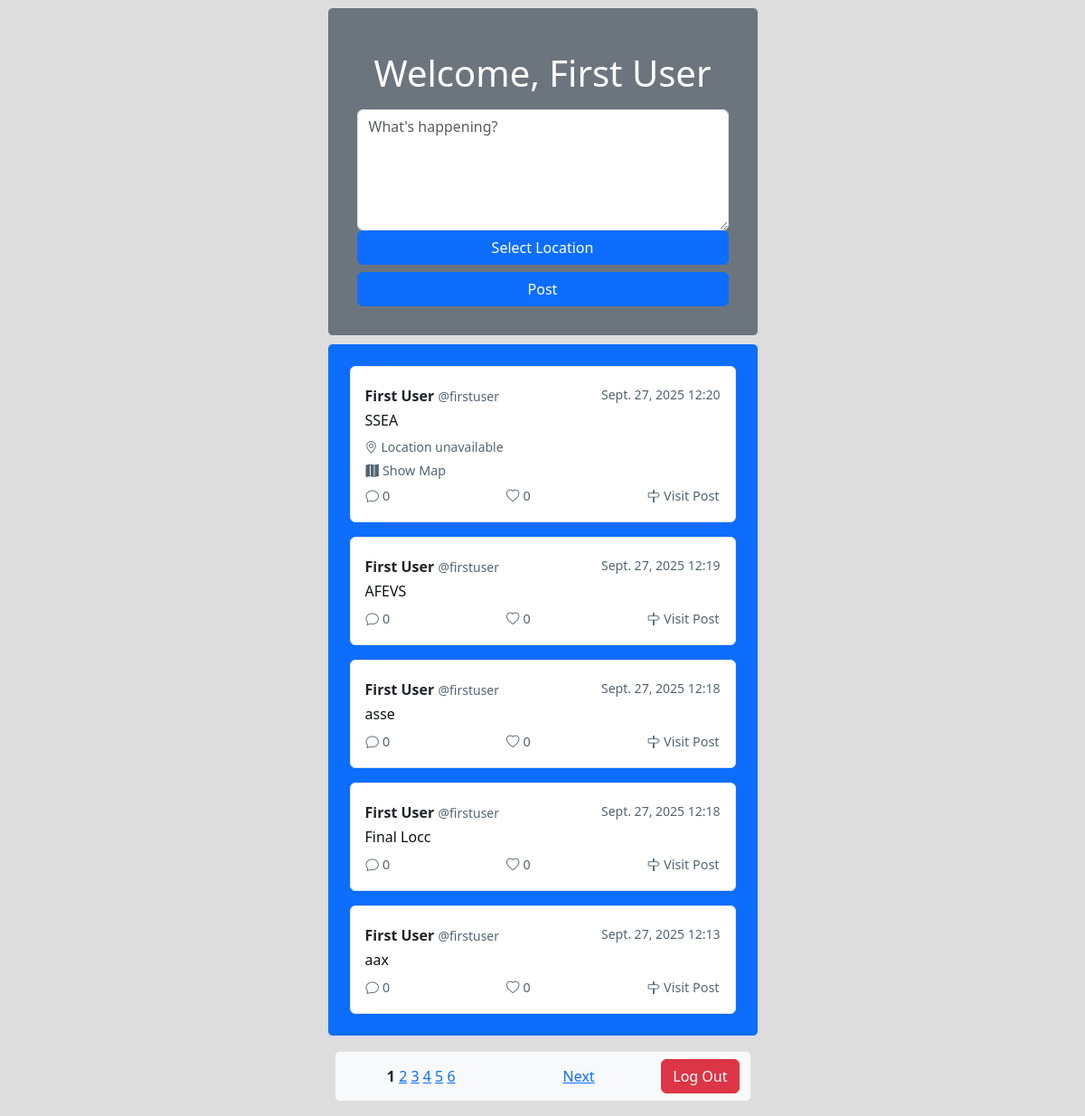
The app's page / (signed in), older data.
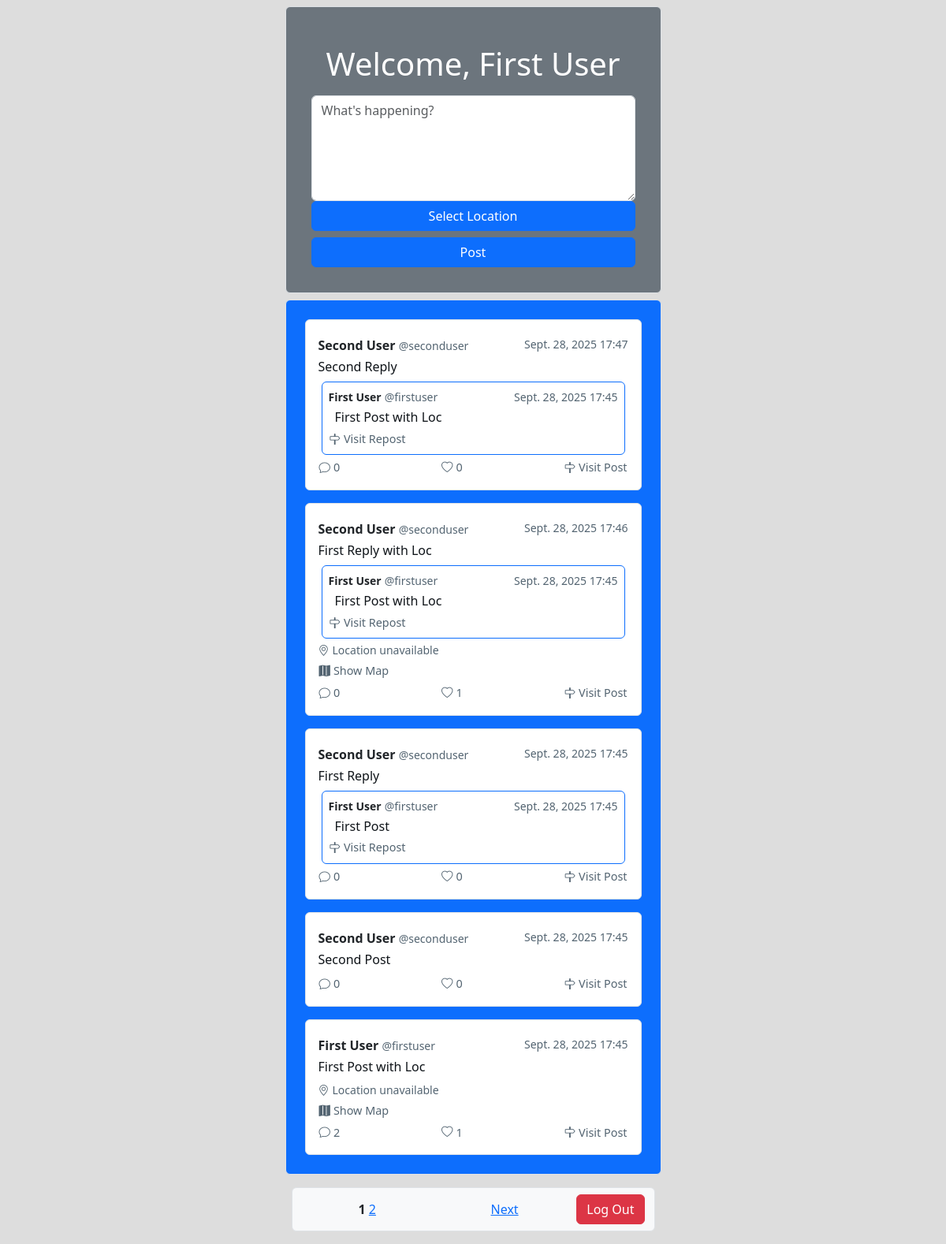
The same page, newer data.
### mainapp/models.py (models this page shows, shortened)
class User(AbstractUser):
    user_id = models.AutoField(primary_key=True)
    username = models.CharField(max_length=32, unique=True)
    email = models.EmailField(max_length=255)
    display_name = models.CharField(max_length=64)
    password = models.CharField(max_length=128)
    last_login = models.DateTimeField(blank=True, null=True)
    user_status = models.CharField(max_length=3, choices=Status.choices)
    created_at = models.DateTimeField(auto_now_add=True)
    class Meta:
        ordering = ["username"]
        verbose_name = "user"
        verbose_name_plural = "users"
        indexes = [
            models.Index(fields=["username"], name="username_idx"),
        ]

class Post(models.Model):
    post_id = models.AutoField(primary_key=True)
    post_content = models.CharField(max_length=140, blank=True)
    loc_lon = models.FloatField(blank=True, null=True)
    loc_lat = models.FloatField(blank=True, null=True)
    created_at = models.DateTimeField(auto_now_add=True)
    post_status = models.CharField(max_length=3, choices=Status.choices)
    liker_id = models.ManyToManyField(settings.AUTH_USER_MODEL, related_name="liked_posts", blank=True)
    poster_id = models.ForeignKey(
        settings.AUTH_USER_MODEL,
        on_delete=models.CASCADE,
        related_name="poster"
    )
    repost_id = models.ForeignKey(
        "self",
        on_delete=models.CASCADE,
        null=True, blank=True,
        related_name="repost"
    )
    class Meta:
        ordering = ["post_id"]
        verbose_name = "post"
        verbose_name_plural = "posts"
        indexes = [
            models.Index(fields=["post_id"], name="post_id_idx"),
        ]

### mainapp/views.py (the view, shortened to what this page needs)
# urls.py: path("", DashboardView.as_view(), name="dashboard"),
class DashboardView(LoginRequiredMixin, TemplateView):
    template_name = "dashboard.html"
    def get_context_data(self, **kwargs):
        context = super().get_context_data(**kwargs)
        posts = Post.objects.all().order_by("-post_id")
        page_number = self.request.GET.get("page", 1)
        paginator = Paginator(posts, 5)
        page_obj = paginator.get_page(page_number)
        context["posts"] = page_obj.object_list
        context["page_obj"] = page_obj
        context["form"] = PostForm(initial={"repost_val": ""})
        return context

### mainapp/forms.py
class PostForm(forms.ModelForm):
    post_content = forms.CharField(widget=forms.Textarea(attrs={"rows":"5"}), required=True)
    repost_val = forms.CharField(widget=forms.HiddenInput(), required=False)
    loc_lon = forms.FloatField(widget=forms.HiddenInput(), required=False)
    loc_lat = forms.FloatField(widget=forms.HiddenInput(), required=False)
    def __init__(self, *args, **kwargs):
        super().__init__(*args, **kwargs)
        self.fields["post_content"].widget.attrs.update({"class": "form-control", "placeholder": "What's happening?"})
    class Meta:
        model = Post
        fields = ["post_content", "loc_lon", "loc_lat"]

### mainapp/templates/dashboard.html (shortened to what this page needs)
{% extends "base/base.html" %}
{% block center_body %}
d-flex justify-content-center align-items-center
{% endblock %}
{% block content %}
<div class="text-bg-secondary p-4 m-2 border rounded rounded-lg">
  <h1 class="mt-4 text-center">Welcome, {{request.user.display_name}}</h1>
  <form
    method="post"
    class="d-grid justify-content-center align-items-end p-2"
    novalidate
  >
    {% csrf_token %} {{ form.post_content }}
    <a class="btn btn-primary map-open-btn" id="select_mymap" data-id="mymap">
      Select Location
    </a>
    <button type="submit" class="btn btn-primary mt-2" name="post">Post</button>
  </form>
</div>
<div class="bg-primary p-4 m-2 border rounded d-flex flex-column gap-3">
  {% for post in posts %}
  {% include "include/post_snippet.html" with post=post %}
  {% empty %} No posts available. {% endfor %}
</div>
<div
  class="d-flex justify-content-center align-items-center m-3 px-2 py-2 text-center bg-light border rounded"
>
  <div class="col">
    {% for num in page_obj.paginator.page_range %}
        {% if num == page_obj.number %}
    <strong>{{ num }}</strong>
    {% else %}
    <a href="?page={{ num }}">{{ num }}</a>
    {% endif %} {% endfor %}
  </div>
  {% if page_obj.has_next %}
  <div class="col">
    <a href="?page={{ page_obj.next_page_number }}">Next</a>
  </div>
  {% endif %}
  <button class="btn btn-danger mx-1" onclick="location.href = '/logout';">
    Log Out
  </button>
</div>
{% endblock %}

### mainapp/templates/base/base.html (shortened to what this page needs)
<!DOCTYPE html>
<html lang="en">
  <head>
    {% load static %}
    <link rel="stylesheet" href="{% static 'css/bootstrap.min.css' %}" />
    <link
      rel="stylesheet"
      href="https://cdn.jsdelivr.net/npm/bootstrap-icons@1.13.1/font/bootstrap-icons.min.css"
    />
    <link rel="stylesheet" href="{% static 'css/leaflet.css' %}" />
    <link rel="stylesheet" href="{% static 'css/post-snippet.css' %}" />
  </head>
  <body class="{% block center_body %}{% endblock %}">
    <div class="w-md-50 w-sm-100">{% block content %}{% endblock %}</div>
  </body>
</html>

### mainapp/templates/include/post_snippet.html (shortened to what this page needs)
<div class="post border rounded rounded-lg py-3 px-3" style="cursor: default">
  <div class="d-flex justify-content-between my-1">
    <span>
      <span class="fw-bold text-dark">{{ post.poster_id.display_name }}</span>
      <span class="text-muted">@{{ post.poster_id.username }}</span>
    </span>
    <span class="text-muted small"
      >{{ post.created_at.date }} {{ post.created_at.time|date:"H:i" }}</span
    >
  </div>
  <div class="post-text mb-2">{{ post.post_content }}</div>
  {% if post.repost_id and not detailed_repost%}
  <div class="border border-primary rounded m-1 p-2">
    <div class="d-flex justify-content-between">
      <span class="text-muted"
        ><span class="fw-bold text-dark me-1"
          >{{ post.repost_id.poster_id.display_name }}</span
        >@{{post.repost_id.poster_id.username }}
      </span>
      <span class="text-muted small">
        {{ post.repost_id.created_at.date }} {{ post.repost_id.created_at.time|date:"H:i" }}
      </span>
    </div>
    <div class="post-text my-1 ms-2">{{ post.repost_id.post_content }}</div>
    <div class="d-flex justify-content-between text-muted small action-bar">
      <button
        class="btn btn-link p-0 d-flex align-items-center text-decoration-none location-btn"
        onclick="location.href = '/post/{{ post.repost_id.post_id }}'"
      >
        <i class="bi bi-signpost me-1"></i>
        <span>Visit Repost</span>
      </button>
    </div>
  </div>
  {% endif %} {% if post.loc_lat %}
  <div class="text-muted small d-flex align-items-center mb-1">
    <i class="bi bi-geo-alt me-1"></i>
    <span
      id="location_snip_{{post.post_id}}"
      class="me-1"
      lat="{{post.loc_lat}}"
      lon="{{post.loc_lon}}"
      >Fetching City
    </span>
  </div>
  <div class="d-flex justify-content-between text-muted small action-bar mb-1">
    <button
      class="btn btn-link p-0 d-flex align-items-center text-decoration-none location-btn snipmap-open-btn"
      id="select_snip_{{ post.post_id }}"
      data-id="{{ post.post_id }}"
      snip-lat="{{post.loc_lat}}"
      snip-lon="{{post.loc_lon}}"
    >
      <i class="bi bi-map-fill me-1"></i> Show Map
    </button>
  </div>
  {% endif %}
  <div class="d-flex justify-content-between text-muted small action-bar">
    <button
      class="btn btn-link p-0 d-flex align-items-center text-decoration-none reply-btn"
      data-id="{{ post.post_id }}"
    >
      <i class="bi bi-chat me-1"></i>
      <span id="{{ post.post_id }}-post-count"> {{post.repost.count}}</span>
    </button>
    {% if request.user in post.liker_id.all %}
    <button
      class="btn btn-link p-0 d-flex align-items-center text-decoration-none like-btn active"
      data-id="{{ post.post_id }}"
    >
      <i class="bi bi-heart-fill me-1"></i>
      <span id="{{ post.post_id }}-like-count">{{post.liker_id.count}}</span>
    </button>
    {% else %}
    <button
      class="btn btn-link p-0 d-flex align-items-center text-decoration-none like-btn"
      data-id="{{ post.post_id }}"
    >
      <i class="bi bi-heart me-1"></i>
      <span id="{{ post.post_id }}-like-count">{{post.liker_id.count}}</span>
    </button>
    {% endif %} {% if not curr_post %}
    <button
      class="btn btn-link p-0 d-flex align-items-center text-decoration-none location-btn"
      onclick="location.href = '/post/{{ post.post_id }}'"
    >
      <i class="bi bi-signpost me-1"></i>
      <span>Visit Post</span>
    </button>
    {% endif %}
  </div>
</div>

### mainapp/static/css/post-snippet.css (style rules this page uses)
.post { background-color: #fff; font-family: system-ui, -apple-system, "Segoe UI", Roboto, Helvetica, Arial, sans-serif; }
.post-text { font-size: 1rem; color: #0f1419; line-height: 1.4; }
.post .text-muted { font-size: 0.875rem; color: #536471 !important; }
.action-bar button { color: #536471; font-size: 0.9rem; transition: color 0.2s ease-in-out; }

### mainapp/templates/base/base.html (style rules this page uses)
body { background-color: #ddd; }

Row changes from the older to the newer data that the page shows:
removed Post: poster_id.display_name "First User", poster_id.username "firstuser", created_at "Sept. 27, 2025", created_at.time "12:20", post_content "SSEA", repost.count "0", liker_id.count "0"
removed Post: poster_id.display_name "First User", poster_id.username "firstuser", created_at "Sept. 27, 2025", created_at.time "12:19", post_content "AFEVS", repost.count "0", liker_id.count "0"
removed Post: poster_id.display_name "First User", poster_id.username "firstuser", created_at "Sept. 27, 2025", created_at.time "12:18", post_content "asse", repost.count "0", liker_id.count "0"
removed Post: poster_id.display_name "First User", poster_id.username "firstuser", created_at "Sept. 27, 2025", created_at.time "12:18", post_content "Final Locc", repost.count "0", liker_id.count "0"
removed Post: poster_id.display_name "First User", poster_id.username "firstuser", created_at "Sept. 27, 2025", created_at.time "12:13", post_content "aax", repost.count "0", liker_id.count "0"
now on this page (row edited): Post: poster_id.display_name "Second User", poster_id.username "seconduser", created_at "Sept. 28, 2025", created_at.time "17:47", post_content "Second Reply", repost_id.poster_id.display_name "First User", repost_id.poster_id.username "firstuser", repost_id.created_at "Sept. 28, 2025", repost_id.created_at.time "17:45", repost_id.post_content "First Post with Loc", repost.count "0", liker_id.count "0"
now on this page (row edited): Post: poster_id.display_name "Second User", poster_id.username "seconduser", created_at "Sept. 28, 2025", created_at.time "17:46", post_content "First Reply with Loc", repost_id.poster_id.display_name "First User", repost_id.poster_id.username "firstuser", repost_id.created_at "Sept. 28, 2025", repost_id.created_at.time "17:45", repost_id.post_content "First Post with Loc", repost.count "0", liker_id.count "1"
now on this page (row edited): Post: poster_id.display_name "Second User", poster_id.username "seconduser", created_at "Sept. 28, 2025", created_at.time "17:45", post_content "First Reply", repost_id.poster_id.display_name "First User", repost_id.poster_id.username "firstuser", repost_id.created_at "Sept. 28, 2025", repost_id.created_at.time "17:45", repost_id.post_content "First Post", repost.count "0", liker_id.count "0"
now on this page (row edited): Post: poster_id.display_name "Second User", poster_id.username "seconduser", created_at "Sept. 28, 2025", created_at.time "17:45", post_content "Second Post", repost.count "0", liker_id.count "0"
now on this page (row edited): Post: poster_id.display_name "First User", poster_id.username "firstuser", created_at "Sept. 28, 2025", created_at.time "17:45", post_content "First Post with Loc", repost.count "2", liker_id.count "1"
Text that changed along with them:
list line gone: "3"
list line gone: "4"
list line gone: "5"
list line gone: "6"
